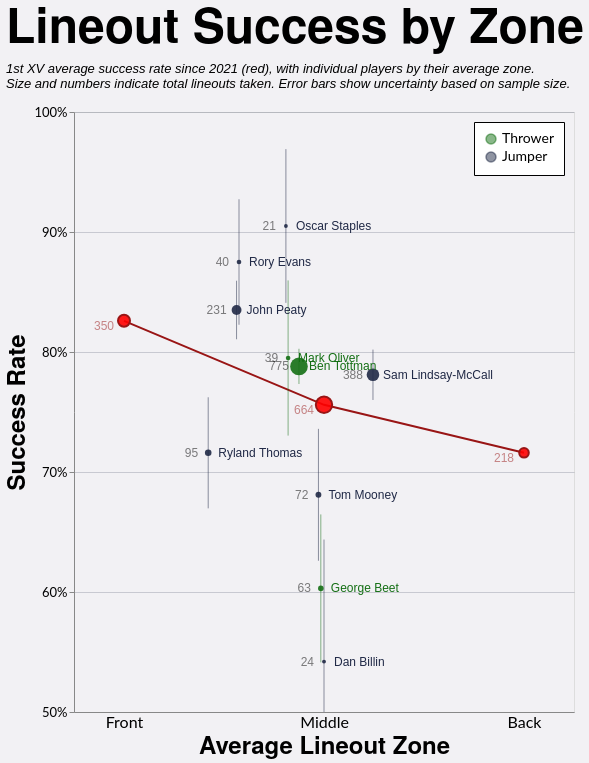

Write notebook code for a chart like this one.
### Code cell
# Plot success (y-axis) line by zone (x-axis), with scatter points for jumpers by average zone
import altair as alt
from python.chart_helpers import *

size_scale = alt.Scale(domain=[10,1000], range=[10,400])

base = alt.Chart(zone).encode(
    x=alt.X(
        "zone:Q", 
        title="Average Lineout Zone", 
        axis=alt.Axis(tickCount=3, values=[1, 2, 3], labelExpr="datum.value == 1 ? 'Front' : datum.value == 2 ? 'Middle' : 'Back'", grid=False, ticks=False, labelFontSize=16), 
        scale=alt.Scale(domain=[0.75, 3.25], nice=False)
    ),
    y=alt.Y("pct_won:Q", title="Success Rate", scale=alt.Scale(domain=[0.5, 1.0]), axis=alt.Axis(format="%", tickCount=5)),
)   

avg_points = base.encode(size=alt.Size("total:Q", legend=None, scale=size_scale)).mark_point(color="#991515", fill="red", fillOpacity=0.9)
avg_line = base.mark_line(color="#991515")
avg_total_labels = avg_points.encode(text="total:Q", size=alt.value(12)).mark_text(align="right", dx=-10, dy=5, opacity=0.5, color="#991515")

points = alt.Chart(players).encode(
    x=alt.X("avg_zone:Q", title="Average Lineout Zone"),
    y=alt.Y("pct_won:Q", title="Success Rate"),
    size=alt.Size("total:Q", legend=None, scale=size_scale),
    color=alt.Color("player_type:N", scale=alt.Scale(domain=["Thrower", "Jumper"], range=["#146f14","#202946"]), title=None,legend=alt.Legend(orient="top-right")),
    tooltip=["player_type", "player", "total", "won", "pct_won", "avg_zone"],
)

errorbars = points.mark_errorbar(opacity=0.5).encode(
    x="avg_zone:Q",
    y=alt.Y("ymin:Q", scale=alt.Scale(clamp=True), title="Success Rate"),
    y2=alt.Y2("ymax:Q", title=None)
).transform_calculate(
    ymin="datum.pct_won - datum.error_margin",
    ymax="datum.pct_won + datum.error_margin"
)

# Add text labels for jumpers
labels = points.encode(text="player:N", size=alt.value(12)).mark_text(align="left", dx=10)
total_labels = points.encode(
    text="total:Q",
    size=alt.value(12), 
    color=alt.value("black")
).mark_text(align="right", dx=-10, opacity=0.5)

chart = (
    avg_line
    + avg_points
    + avg_total_labels
    + errorbars 
    + points.mark_circle(size=100, opacity=1., fillOpacity=0.9) 
    + labels
    + total_labels
).resolve_scale(
    y="shared", x="shared"
).properties(
    title=alt.Title(
        text="Lineout Success by Zone", 
        subtitle=[
            "1st XV average success rate since 2021 (red), with individual players by their average zone.",
            "Size and numbers indicate total lineouts taken. Error bars show uncertainty based on sample size."
        ]
    ),
    width=500,
    height=600
)
chart#.save("lineout_success_by_zone.html")

### Figure 1 — Vega-Lite specification as saved in the notebook (floating-point values rounded to 4 significant figures)
{"config": {"axis": {"labelFont": "Lato, sans-serif", "titleFont": "PT Sans Narrow, Helvetica Neue, Helvetica, Arial, sans-serif", "labelFontSize": 13, "titleFontSize": 24, "gridColor": "#202947", "gridOpacity": 0.2}, "header": {"labelFont": "PT Sans Narrow, Helvetica Neue, Helvetica, Arial, sans-serif", "titleFont": "PT Sans Narrow, Helvetica Neue, Helvetica, Arial, sans-serif", "labelFontSize": 24, "titleFontSize": 28, "labelFontWeight": "bold", "orient": "left"}, "legend": {"labelFont": "Lato, sans-serif", "titleFont": "PT Sans Narrow, Helvetica Neue, Helvetica, Arial, sans-serif", "labelFontSize": 14, "titleFontSize": 16, "titlePadding": 5, "fillColor": "white", "strokeColor": "black", "padding": 10, "titleFontWeight": "lighter", "titleFontStyle": "italic", "titleColor": "gray", "offset": 10}, "title": {"font": "PT Sans Narrow, Helvetica Neue, Helvetica, Arial, sans-serif", "fontSize": 48, "fontWeight": "bold", "anchor": "start", "align": "center", "titlePadding": 20, "subtitlePadding": 10, "subtitleFontSize": 13, "subtitleColor": "", "subtitleFontStyle": "italic", "offset": 15, "color": "black"}, "axisX": {"labelAngle": 0}, "facet": {"title": null, "header": null, "align": {"row": "each", "column": "each"}}, "resolve": {"scale": {"y": "independent", "facet": "independent"}}, "background": "#f2f1f4"}, "layer": [{"mark": {"type": "line", "color": "#991515"}, "encoding": {"x": {"axis": {"grid": false, "labelExpr": "datum.value == 1 ? 'Front' : datum.value == 2 ? 'Middle' : 'Back'", "labelFontSize": 16, "tickCount": 3, "ticks": false, "values": [1, 2, 3]}, "field": "zone", "scale": {"domain": [0.75, 3.25], "nice": false}, "title": "Average Lineout Zone", "type": "quantitative"}, "y": {"axis": {"format": "%", "tickCount": 5}, "field": "pct_won", "scale": {"domain": [0.5, 1.0]}, "title": "Success Rate", "type": "quantitative"}}}, {"mark": {"type": "point", "color": "#991515", "fill": "red", "fillOpacity": 0.9}, "encoding": {"size": {"field": "total", "legend": null, "scale": {"domain": [10, 1000], "range": [10, 400]}, "type": "quantitative"}, "x": {"axis": {"grid": false, "labelExpr": "datum.value == 1 ? 'Front' : datum.value == 2 ? 'Middle' : 'Back'", "labelFontSize": 16, "tickCount": 3, "ticks": false, "values": [1, 2, 3]}, "field": "zone", "scale": {"domain": [0.75, 3.25], "nice": false}, "title": "Average Lineout Zone", "type": "quantitative"}, "y": {"axis": {"format": "%", "tickCount": 5}, "field": "pct_won", "scale": {"domain": [0.5, 1.0]}, "title": "Success Rate", "type": "quantitative"}}}, {"mark": {"type": "text", "align": "right", "color": "#991515", "dx": -10, "dy": 5, "opacity": 0.5}, "encoding": {"size": {"value": 12}, "text": {"field": "total", "type": "quantitative"}, "x": {"axis": {"grid": false, "labelExpr": "datum.value == 1 ? 'Front' : datum.value == 2 ? 'Middle' : 'Back'", "labelFontSize": 16, "tickCount": 3, "ticks": false, "values": [1, 2, 3]}, "field": "zone", "scale": {"domain": [0.75, 3.25], "nice": false}, "title": "Average Lineout Zone", "type": "quantitative"}, "y": {"axis": {"format": "%", "tickCount": 5}, "field": "pct_won", "scale": {"domain": [0.5, 1.0]}, "title": "Success Rate", "type": "quantitative"}}}, {"data": {"name": "data-fe23ca2eb9beae9b5e231822b59d7884"}, "mark": {"type": "errorbar", "opacity": 0.5}, "encoding": {"color": {"field": "player_type", "legend": {"orient": "top-right"}, "scale": {"domain": ["Thrower", "Jumper"], "range": ["#146f14", "#202946"]}, "title": null, "type": "nominal"}, "size": {"field": "total", "legend": null, "scale": {"domain": [10, 1000], "range": [10, 400]}, "type": "quantitative"}, "tooltip": [{"field": "player_type", "type": "nominal"}, {"field": "player", "type": "nominal"}, {"field": "total", "type": "quantitative"}, {"field": "won", "type": "quantitative"}, {"field": "pct_won", "type": "quantitative"}, {"field": "avg_zone", "type": "quantitative"}], "x": {"field": "avg_zone", "type": "quantitative"}, "y": {"field": "ymin", "scale": {"clamp": true}, "title": "Success Rate", "type": "quantitative"}, "y2": {"field": "ymax", "title": null}}, "transform": [{"calculate": "datum.pct_won - datum.error_margin", "as": "ymin"}, {"calculate": "datum.pct_won + datum.error_margin", "as": "ymax"}]}, {"data": {"name": "data-fe23ca2eb9beae9b5e231822b59d7884"}, "mark": {"type": "circle", "fillOpacity": 0.9, "opacity": 1.0, "size": 100}, "encoding": {"color": {"field": "player_type", "legend": {"orient": "top-right"}, "scale": {"domain": ["Thrower", "Jumper"], "range": ["#146f14", "#202946"]}, "title": null, "type": "nominal"}, "size": {"field": "total", "legend": null, "scale": {"domain": [10, 1000], "range": [10, 400]}, "type": "quantitative"}, "tooltip": [{"field": "player_type", "type": "nominal"}, {"field": "player", "type": "nominal"}, {"field": "total", "type": "quantitative"}, {"field": "won", "type": "quantitative"}, {"field": "pct_won", "type": "quantitative"}, {"field": "avg_zone", "type": "quantitative"}], "x": {"field": "avg_zone", "title": "Average Lineout Zone", "type": "quantitative"}, "y": {"field": "pct_won", "title": "Success Rate", "type": "quantitative"}}}, {"data": {"name": "data-fe23ca2eb9beae9b5e231822b59d7884"}, "mark": {"type": "text", "align": "left", "dx": 10}, "encoding": {"color": {"field": "player_type", "legend": {"orient": "top-right"}, "scale": {"domain": ["Thrower", "Jumper"], "range": ["#146f14", "#202946"]}, "title": null, "type": "nominal"}, "size": {"value": 12}, "text": {"field": "player", "type": "nominal"}, "tooltip": [{"field": "player_type", "type": "nominal"}, {"field": "player", "type": "nominal"}, {"field": "total", "type": "quantitative"}, {"field": "won", "type": "quantitative"}, {"field": "pct_won", "type": "quantitative"}, {"field": "avg_zone", "type": "quantitative"}], "x": {"field": "avg_zone", "title": "Average Lineout Zone", "type": "quantitative"}, "y": {"field": "pct_won", "title": "Success Rate", "type": "quantitative"}}}, {"data": {"name": "data-fe23ca2eb9beae9b5e231822b59d7884"}, "mark": {"type": "text", "align": "right", "dx": -10, "opacity": 0.5}, "encoding": {"color": {"value": "black"}, "size": {"value": 12}, "text": {"field": "total", "type": "quantitative"}, "tooltip": [{"field": "player_type", "type": "nominal"}, {"field": "player", "type": "nominal"}, {"field": "total", "type": "quantitative"}, {"field": "won", "type": "quantitative"}, {"field": "pct_won", "type": "quantitative"}, {"field": "avg_zone", "type": "quantitative"}], "x": {"field": "avg_zone", "title": "Average Lineout Zone", "type": "quantitative"}, "y": {"field": "pct_won", "title": "Success Rate", "type": "quantitative"}}}], "data": {"name": "data-a80ccd905b455e2e7497c6da4f90650d"}, "height": 600, "resolve": {"scale": {"x": "shared", "y": "shared"}}, "title": {"text": "Lineout Success by Zone", "subtitle": ["1st XV average success rate since 2021 (red), with individual players by their average zone.", "Size and numbers indicate total lineouts taken. Error bars show uncertainty based on sample size."]}, "width": 500, "$schema": "https://vega.github.io/schema/vega-lite/v5.20.1.json", "datasets": {"data-a80ccd905b455e2e7497c6da4f90650d": [{"zone": 1, "total": 350.0, "won": 289.0, "pct_won": 0.826}, {"zone": 2, "total": 664.0, "won": 502.0, "pct_won": 0.756}, {"zone": 3, "total": 218.0, "won": 156.0, "pct_won": 0.716}, {"zone": null, "total": 3.0, "won": 2.0, "pct_won": 0.667}], "data-fe23ca2eb9beae9b5e231822b59d7884": [{"player_type": "Jumper", "player": "Oscar Staples", "total": 21.0, "won": 19.0, "pct_won": 0.905, "error_margin": 0.06406, "avg_zone": 1.81}, {"player_type": "Jumper", "player": "Rory Evans", "total": 40.0, "won": 35.0, "pct_won": 0.875, "error_margin": 0.05229, "avg_zone": 1.575}, {"player_type": "Jumper", "player": "John Peaty", "total": 231.0, "won": 193.0, "pct_won": 0.835, "error_margin": 0.02439, "avg_zone": 1.563}, {"player_type": "Jumper", "player": "Sam Lindsay-McCall", "total": 388.0, "won": 303.0, "pct_won": 0.781, "error_margin": 0.021, "avg_zone": 2.245}, {"player_type": "Jumper", "player": "Ryland Thomas", "total": 95.0, "won": 68.0, "pct_won": 0.716, "error_margin": 0.04628, "avg_zone": 1.421}, {"player_type": "Jumper", "player": "Tom Mooney", "total": 72.0, "won": 49.0, "pct_won": 0.681, "error_margin": 0.05495, "avg_zone": 1.972}, {"player_type": "Jumper", "player": "Dan Billin", "total": 24.0, "won": 13.0, "pct_won": 0.542, "error_margin": 0.1017, "avg_zone": 2.0}, {"player_type": "Thrower", "player": "Mark Oliver", "total": 39.0, "won": 31.0, "pct_won": 0.795, "error_margin": 0.06466, "avg_zone": 1.821}, {"player_type": "Thrower", "player": "Ben Tottman", "total": 775.0, "won": 611.0, "pct_won": 0.788, "error_margin": 0.01467, "avg_zone": 1.875}, {"player_type": "Thrower", "player": "George Beet", "total": 63.0, "won": 38.0, "pct_won": 0.603, "error_margin": 0.06164, "avg_zone": 1.984}]}}
